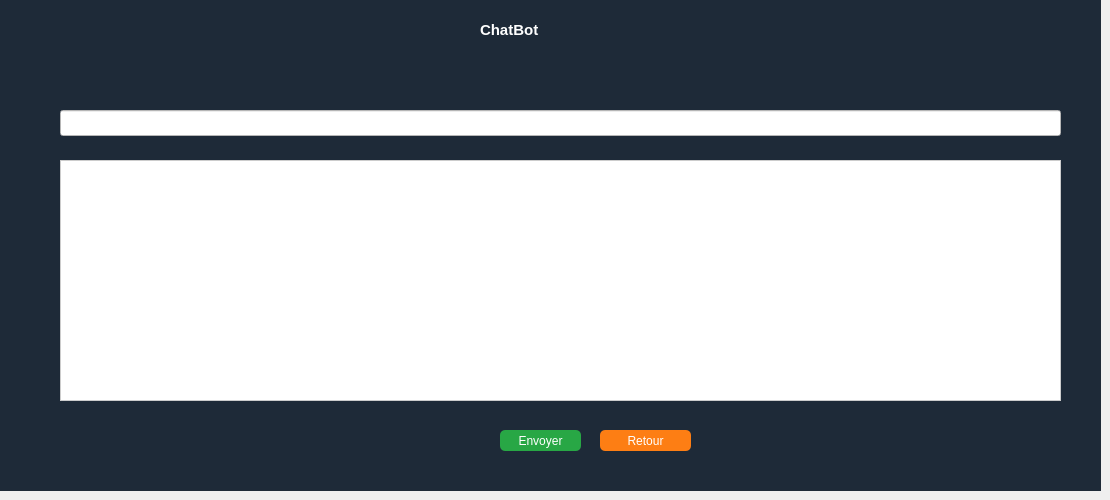
      <widget class="QWidget" name="pageChatbot">
       <widget class="QFrame" name="cruds_6">
        <property name="geometry">
         <rect>
          <x>0</x>
          <y>0</y>
          <width>1101</width>
          <height>491</height>
         </rect>
        </property>
        <property name="styleSheet">
         <string notr="true">background-color: #1e2a38;
color: white;
font: bold 11pt &quot;Arial&quot;;

</string>
        </property>
        <property name="frameShape">
         <enum>QFrame::Shape::NoFrame</enum>
        </property>
        <widget class="QLabel" name="label_16">
         <property name="geometry">
          <rect>
           <x>480</x>
           <y>9</y>
           <width>131</width>
           <height>41</height>
          </rect>
         </property>
         <property name="font">
          <font>
           <family>Arial</family>
           <pointsize>11</pointsize>
           <italic>false</italic>
           <bold>true</bold>
          </font>
         </property>
         <property name="text">
          <string>ChatBot</string>
         </property>
        </widget>
        <widget class="QTextBrowser" name="chatHistory">
         <property name="geometry">
          <rect>
           <x>60</x>
           <y>160</y>
           <width>1001</width>
           <height>241</height>
          </rect>
         </property>
         <property name="styleSheet">
          <string notr="true">QTextBrowser {
    background: #ffffff;
    color: #000000;
    border: 1px solid #cccccc;
}
</string>
         </property>
        </widget>
        <widget class="QLineEdit" name="chatInput">
         <property name="geometry">
          <rect>
           <x>60</x>
           <y>110</y>
           <width>1001</width>
           <height>26</height>
          </rect>
         </property>
         <property name="styleSheet">
          <string notr="true">QLineEdit {
    color: black;           /* couleur du texte */
    background-color: white; /* optionnel : fond blanc */
}
</string>
         </property>
        </widget>
        <widget class="QPushButton" name="btnSendChat">
         <property name="geometry">
          <rect>
           <x>500</x>
           <y>430</y>
           <width>81</width>
           <height>21</height>
          </rect>
         </property>
         <property name="styleSheet">
          <string notr="true">QPushButton {
    background-color: #28a745;
    color: white;
    border-radius: 5px;
}

</string>
         </property>
         <property name="text">
          <string>Envoyer</string>
         </property>
        </widget>
        <widget class="QPushButton" name="btnBackFromChat">
         <property name="geometry">
          <rect>
           <x>600</x>
           <y>430</y>
           <width>91</width>
           <height>21</height>
          </rect>
         </property>
         <property name="styleSheet">
          <string notr="true">QPushButton {
    background-color: #fd7e14;
    color: white;
    border-radius: 5px;
}
</string>
         </property>
         <property name="text">
          <string>Retour</string>
         </property>
        </widget>
       </widget>
      </widget>
